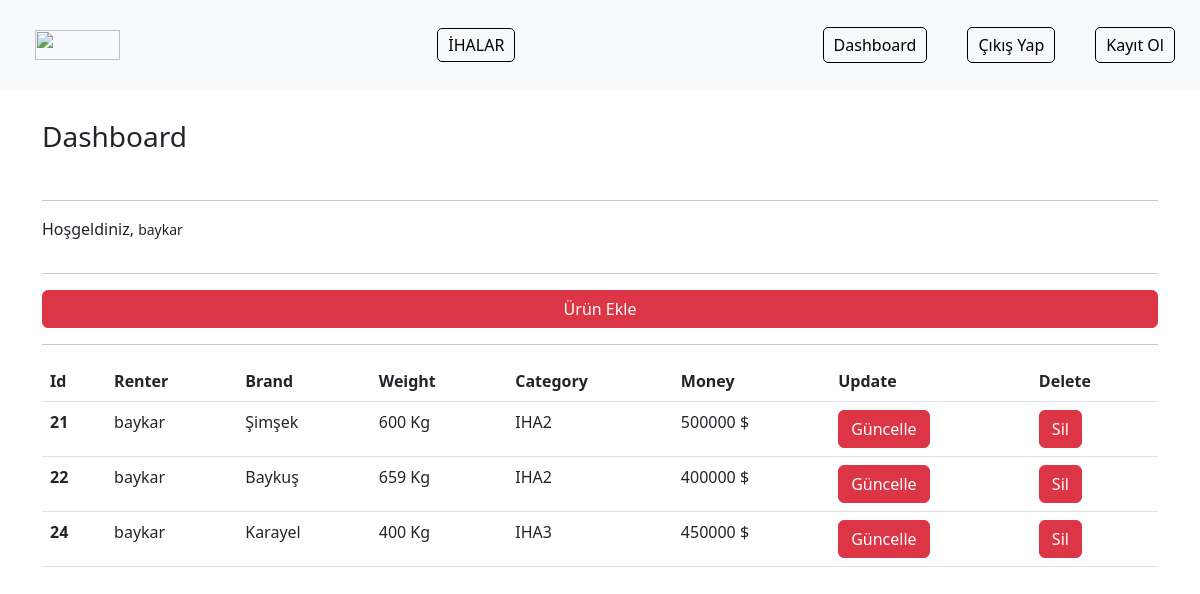
The page /ihas/dashboard/ (signed in) on the database its author committed.
### ihas/models.py (models this page shows)
class Ihas(models.Model):
    renter = models.ForeignKey("auth.User",on_delete=models.CASCADE,verbose_name="Kiralayan")
    brand = models.CharField(max_length=40,verbose_name="Marka")
    weight = models.CharField(max_length=6, verbose_name="Ağırlık")
    category = models.CharField(max_length=20, verbose_name="Kategori")
    money = models.IntegerField(verbose_name="Fiyat")
    iha_image = models.FileField(blank=True, null=True, verbose_name="Ürün Fotoğrafı Seç")
    created_date = models.DateTimeField(auto_now_add=True, verbose_name="Oluşturulan Tarih")

### ihas/views.py (the view)
# urls.py: path('dashboard/', views.dashboard, name="dashboard"),
@login_required(login_url= "user:login")
def dashboard(request):
    ihas = Ihas.objects.filter(renter = request.user)
    context = {
        "ihas":ihas
    }
    return render(request,"dashboard.html",context)

### templates/dashboard.html
{% extends 'layout.html' %}
{% block body %}
<h3>Dashboard</h3>
<hr>
<p>
    Hoşgeldiniz, <small>{{request.user.username}}</small>
</p>
<hr>
<a href="/ihas/addiha" class="btn btn-danger">Ürün Ekle</a>
<hr>
{% if ihas %}
<table class="table">
    <thead>
      <tr>
        <th scope="col">Id</th>
        <th scope="col">Renter</th>
        <th scope="col">Brand</th>
        <th scope="col">Weight</th>
        <th scope="col">Category</th>
        <th scope="col">Money</th>
        <th scope="col">Update</th>
        <th scope="col">Delete</th>
      </tr>
    </thead>
    <tbody>
        {% for iha in ihas %}
            <tr>
                <th scope="row">{{iha.id}}</th>
                <td>{{iha.renter}}</td>
                <td>{{iha.brand}}</td>
                <td>{{iha.weight}} Kg</td>
                <td>{{iha.category}}</td>
                <td>{{iha.money}} $</td>
                <td><a href="/ihas/update/{{iha.id}}" class="btn btn-danger" >Güncelle</a></td>
                <td><a href="/ihas/delete/{{iha.id}}" class="btn btn-danger">Sil</a></td>
            </tr>
        {% endfor %}
    </tbody>
  </table>
{% else %}
<div class="alert alert-danger">
    Henüz Ürününüz Yok...
</div>
{% endif %}
{% endblock body %}

### static/css/ihas.css (style rules this page uses)
h3 { margin: 30px 0; }

### static/css/navbar.css (style rules this page uses)
a { list-style: none; text-decoration: none; color: black; border: 1px solid black; padding: 5px 10px; border-radius: 5px; }

### rows shown on the page
Ihas: id "21", renter "baykar", brand "Şimşek", weight "600", category "IHA2", money "500000"
Ihas: id "22", renter "baykar", brand "Baykuş", weight "659", category "IHA2", money "400000"
Ihas: id "24", renter "baykar", brand "Karayel", weight "400", category "IHA3", money "450000"

### other values the page prints
{{ request.user.username }} "baykar"
